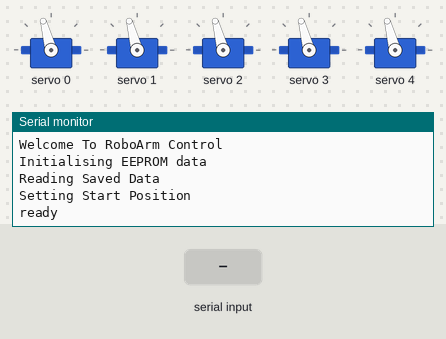
A sketch run on a simulated Arduino Uno, built with avr-gcc and run on an emulated ATmega328P. Parts: 5 × servo, the last lines printed to the serial monitor. Inputs (shaded band) come from the test bench. EEPROM starts erased.

Above: at 3.0 s.
3.1 s: "30;150\n" received over Serial
At 4.2 s:
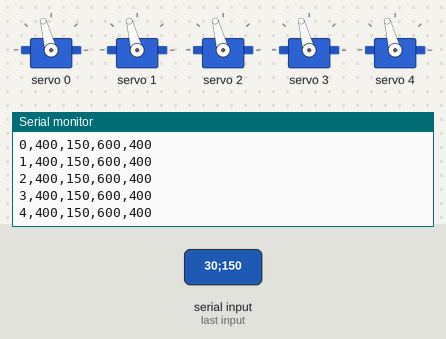
4.6 s: byte 59 (';') received over Serial
At 5.8 s:
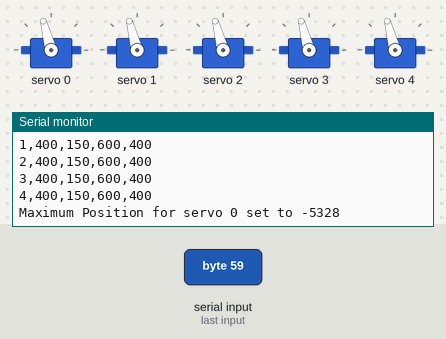
Timing chart, 0 to 7.6 s (numbered marks = the images above; inputs shaded):
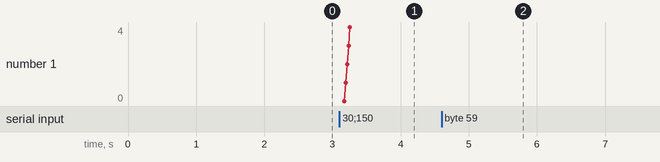

Measured:
- after the input at 3.1 s, the serial monitor: prints a new line at once (image 1)
- after the input at 4.6 s, the serial monitor: prints a new line at once (image 2)

The sketch:

roboarm.ino
```cpp
#include <Wire.h>
#include <Adafruit_PWMServoDriver.h>
#include <EEPROM.h>

const int NUM_SERVOS = 5;

// called this way, it uses the default address 0x40
Adafruit_PWMServoDriver pwm = Adafruit_PWMServoDriver();
int currentPosition[NUM_SERVOS];
int max_position[NUM_SERVOS];
int min_position[NUM_SERVOS];
int up_position[NUM_SERVOS];

int bytes_read = 0;
byte in[10];

void setup() {
  Serial.begin(9600);
  Serial.println("Welcome To RoboArm Control");
  pwm.begin();
  pwm.setPWMFreq(60);  // Analog servos run at ~60 Hz updates
  //check the eeprom has been initialised
  //if (is_eeprom_ready() == false){
    init_eeprom();
  //}
  //get the min/max positions for the servo's from the eeprom
  init_data();
  //set the arm upright, we'll need the servo positions for this from the eeprom
  set_start_pos();
  Serial.println("ready");
}

boolean is_eeprom_ready(){
  byte value = EEPROM.read(0);
  if (value == 0x12){
    return true;
  }
  else {
    return false;
  }
}

void init_eeprom(){
  Serial.println("Initialising EEPROM data");
  //clear it all out
  for (int i = 0; i < 512; i++)
   EEPROM.write(i, 0);
  //now we need to put in our datastructure
  EEPROM.write(0,0x12);
  //each servo has a max/min position, we'll default these to 150 and 600, it also has an upright position, which will default to 300
  //each of these require 2 bytes
  for (int i=0; i<NUM_SERVOS; i++){
    int pos = i*6;
    EEPROMWriteInt(pos+1, 150);
    EEPROMWriteInt(pos+3, 600);
    EEPROMWriteInt(pos+5, 400);
  }
}

void init_data(){
  Serial.println("Reading Saved Data");
  for (int i=0; i<NUM_SERVOS; i++){
    int pos = i*6;
    min_position[i] = EEPROMReadInt(pos+1);
    max_position[i] = EEPROMReadInt(pos+3);
    up_position[i] = EEPROMReadInt(pos+5);
  }
}

void set_start_pos(){
  Serial.println("Setting Start Position");
   for (int i=0; i<NUM_SERVOS; i++){
      currentPosition[i] = up_position[i];
      pwm.setPWM(i, 0, up_position[i]);
   }
}

void move_servo(int servo, int pos){
   if (pos > min_position[servo] && pos < max_position[servo]){
     currentPosition[servo] = pos;
     pwm.setPWM(servo, 0, (uint16_t) pos);
   }
}

void set_servo_max(int servo, int max_pos){
  if (servo <= NUM_SERVOS){
    int pos = servo*6;
    EEPROMWriteInt(pos+3, max_pos);
    max_position[servo] = max_pos;
  }
}

void set_servo_min(int servo, int min_pos){
  if (servo <= NUM_SERVOS){
    int pos = servo*6;
    EEPROMWriteInt(pos+1, min_pos);
    min_position[servo] = min_pos;
  }
}

//taken from http://forum.arduino.cc/index.php/topic,37470.0.html
void EEPROMWriteInt(int p_address, int p_value)
      {
      byte lowByte = ((p_value >> 0) & 0xFF);
      byte highByte = ((p_value >> 8) & 0xFF);

      EEPROM.write(p_address, lowByte);
      EEPROM.write(p_address + 1, highByte);
      }

//This function will read a 2 byte integer from the eeprom at the specified address and address + 1
unsigned int EEPROMReadInt(int p_address)
      {
      byte lowByte = EEPROM.read(p_address);
      byte highByte = EEPROM.read(p_address + 1);

      return ((lowByte << 0) & 0xFF) + ((highByte << 8) & 0xFF00);
      }

void loop(){


    if (Serial.available() > 0) {
      // read the incoming byte:
      byte incomingByte = Serial.read();
      //Serial.print(incomingByte);
      if (incomingByte == ';'){
        // say what you got:
        process_command(in);
        bytes_read = 0;
        for (int i=0; i<=10; i++){
          in[i] = 0x0;
        }
      }
      else{
        in[bytes_read] = incomingByte;
        bytes_read++;
      }
    }
}

void process_command(byte* bytes){
  int command = bytes[0]-48;
  if (command == 0){
    int servo = bytes[2]-48;
    int pos = (((bytes[4]-48)*100)+((bytes[5]-48)*10)+(bytes[6]-48));
    Serial.print("Servo: ");
    Serial.print(servo);
    Serial.print("\n");
    Serial.print("Position: ");
    Serial.print(pos);
    Serial.print("\n");
    move_servo(servo,pos);
  }
  else if (command==1){
    int servo = bytes[2]-48;
    int max_pos = (((bytes[4]-48)*100)+((bytes[5]-48)*10)+(bytes[6]-48));
    set_servo_max(servo, max_pos);
    Serial.print("Maximum Position for servo ");
    Serial.print(servo);
    Serial.print(" set to ");
    Serial.print(max_pos);
    Serial.println();
  }
  else if (command==2){
    int servo = bytes[2]-48;
    int min_pos = (((bytes[4]-48)*100)+((bytes[5]-48)*10)+(bytes[6]-48));
    set_servo_min(servo, min_pos);
    Serial.print("Minimum Position for servo ");
    Serial.print(servo);
    Serial.print(" set to ");
    Serial.print(min_pos);
    Serial.println();
  }
  else if (command==3){
    Serial.println("Servo,Current Position,Minimum Position,Maximum Position,Up Position");
    for (int i=0; i<NUM_SERVOS; i++){
      Serial.print(i);
      Serial.print(",");
      Serial.print(currentPosition[i]);
      Serial.print(",");
      Serial.print(min_position[i]);
      Serial.print(",");
      Serial.print(max_position[i]);
      Serial.print(",");
      Serial.print(up_position[i]);
      Serial.println();
    }
  }
  else if (command==4){
    //We want a machine readable response from these, so responses are in the form
    //subcommand (1byte) data tt (end of data)
    int subcommand = bytes[1]-48;
    if (subcommand==1) {
      //get current positions
      Serial.print("1");
      for (int i=0; i<NUM_SERVOS; i++){
        Serial.print(i);
        Serial.print(",");
        Serial.print(currentPosition[i]);
        Serial.print(",");
        Serial.print(min_position[i]);
        Serial.print(",");
        Serial.print(max_position[i]);
        Serial.print(",");
        Serial.print(up_position[i]);
        Serial.print("\t");
      }
      Serial.print("tt");
    }
  }
}
```
